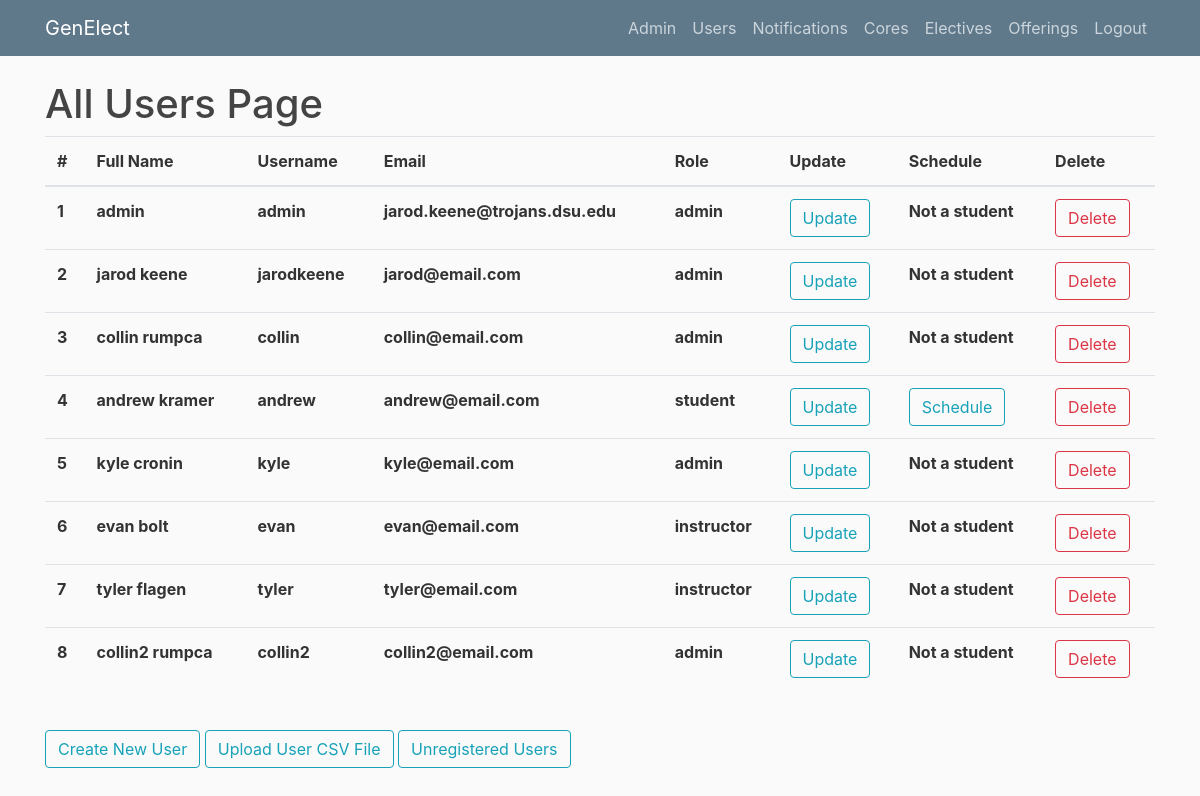
The app's page /allusers (signed in) with its own data.
### genElect/models.py (models this page shows)
class Base(db.Model):
    __abstract__ = True
    id = db.Column(db.Integer, primary_key=True, autoincrement=True)
    date_created = db.Column(db.DateTime, default=db.func.current_timestamp())
    date_modified = db.Column(db.DateTime, default=db.func.current_timestamp(),
            onupdate=db.func.current_timestamp())

class Users(Base, UserMixin):
    __tablename__ = 'users'
    username = db.Column(db.String(100), unique=True)
    full_name = db.Column(db.String(100))
    email = db.Column(db.String(100))
    role = db.Column(db.String(32), nullable=False)
    password = db.Column(db.String(128))
    registrations = db.relationship('Registrations', backref='user', lazy=True)
    core_registrations = db.relationship('CoreRegistrations', backref='user', lazy=True)
    completed_electives = db.relationship('Completions', backref='user', lazy=True)

### genElect/__init__.py (the view)
@app.route("/allusers")
def allusers():
    if current_user.is_authenticated and current_user.role == "admin":
        users = Users.query.all()
        return render_template('allusers.html', users=users)
    else:
        return render_template('denied.html')

### genElect/__init__.py (called while the page is built)
@login_manager.user_loader
def load_user(user_id):
    return Users.query.get(int(user_id))

### genElect/templates/allusers.html
{% extends "layout.html" %}
{% block content %}
    <h1>All Users Page</h1>
	<table class="table">
	  <thead>
	    <tr>
	      <th scope="col">#</th>
	      <th scope="col">Full Name</th>
	      <th scope="col">Username</th>
	      <th scope="col">Email</th>
	      <th scope="col">Role</th>
	      <th scope="col">Update</th>
	      <th scope="col">Schedule</th>
	      <th scope="col">Delete</th>
	    </tr>
	  </thead>
	  <tbody>
	  	{% for user in users %}
	    <tr>
	      <th scope="row">{{user.id}}</th>
	      <th scope="row">{{user.full_name}}</th>
	      <th scope="row">{{user.username}}</th>
	      <th scope="row">{{user.email}}</th>
	      <th scope="row">{{user.role}}</th>
	      <th scope="row"><button type="button" onclick="window.location.href = '/edituser/{{user.id}}'" class="btn btn-outline-info">Update</button></th>
	      {% if user.role == 'student' %}
	      	<th scope="row"><button type="button" onclick="window.location.href = '/schedule?user_id={{user.id}}'" class="btn btn-outline-info">Schedule</button></th>
	      {% else %}
	      	<th scope="row">Not a student</th>
	      {% endif %}
	      <th scope="row"><button type="button" onclick="window.location.href = '/deleteuser/{{user.id}}'" class="btn btn-outline-danger">Delete</button></th>
	    </tr>
	    {% endfor %}
	  </tbody>
	</table>
    <br><button type="button" onclick="window.location.href = '/createuser'" class="btn btn-outline-info">Create New User</button>
    <button type="button" onclick="window.location.href = '/uploadusers'" class="btn btn-outline-info">Upload User CSV File</button>
    <button type="button" onclick="window.location.href = '/notregistered'" class="btn btn-outline-info">Unregistered Users</button>
{% endblock content %}

### genElect/static/main.css (style rules this page uses)
body { background: #fafafa; color: #333333; margin-top: 5rem; }
h1, h2, h3, h4, h5, h6 { color: #444444; }

### records on screen
Users: id "1", full_name "admin", username "admin", email "jarod.keene@trojans.dsu.edu", role "admin", shows "Not a student"
Users: id "2", full_name "jarod keene", username "jarodkeene", email "jarod@email.com", role "admin", shows "Not a student"
Users: id "3", full_name "collin rumpca", username "collin", email "collin@email.com", role "admin", shows "Not a student"
Users: id "4", full_name "andrew kramer", username "andrew", email "andrew@email.com", role "student"
Users: id "5", full_name "kyle cronin", username "kyle", email "kyle@email.com", role "admin", shows "Not a student"
Users: id "6", full_name "evan bolt", username "evan", email "evan@email.com", role "instructor", shows "Not a student"
Users: id "7", full_name "tyler flagen", username "tyler", email "tyler@email.com", role "instructor", shows "Not a student"
Users: id "8", full_name "collin2 rumpca", username "collin2", email "collin2@email.com", role "admin", shows "Not a student"
